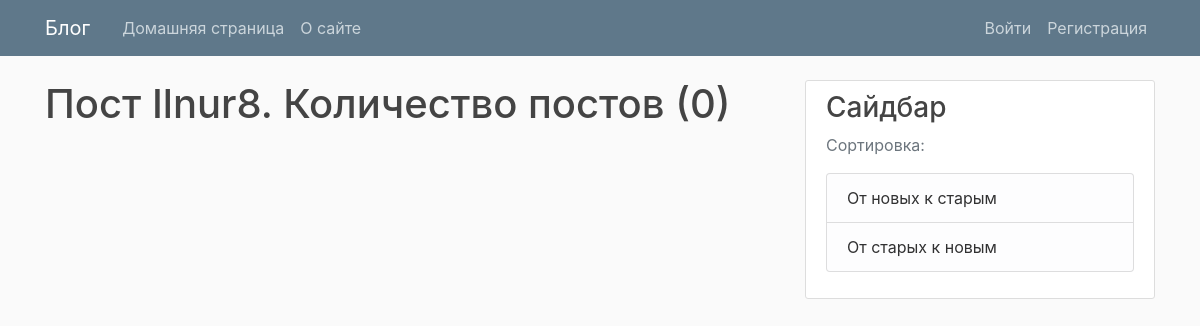
Page /user/Ilnur8 on the earlier database version.
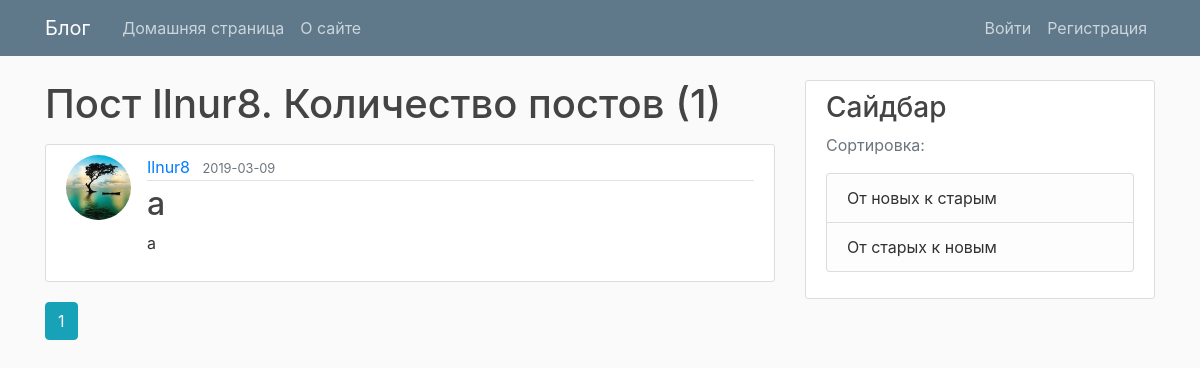
Same page on the later database version.
### main/models.py (models this page shows, shortened)
class Post(db.Model):
    id = db.Column(db.Integer, primary_key=True)
    title = db.Column(db.String(100), nullable=False)
    date_posted = db.Column(db.DateTime,
                            nullable=False, default=datetime.utcnow())
    content = db.Column(db.Text, nullable=False)
    user_id = db.Column(db.Integer, db.ForeignKey('user.id'), nullable=False)

class User(db.Model, UserMixin):
    id = db.Column(db.Integer, primary_key=True)
    username = db.Column(db.String(20), unique=True, nullable=False)
    email = db.Column(db.String(120), unique=True, nullable=False)
    image_file = db.Column(db.String(20),
                           nullable=False, default='default.jpg')
    password = db.Column(db.String(60), nullable=False)
    posts = db.relationship('Post', backref='author', lazy=True)

### main/users/routes.py (the view)
@users.route("/user/<string:username>")
def user_posts(username):
    page = request.args.get('page', 1, type=int)
    user = User.query.filter_by(username=username).first_or_404()
    posts = Post.query.filter_by(author=user)\
        .order_by(Post.date_posted.desc())\
        .paginate(page=page, per_page=5)
    return render_template('user_posts.html', posts=posts, user=user)

### main/templates/user_posts.html
{% extends "base.html" %}
{% block content %}
    <h1 class="mb-3">Пост {{ user.username }}. Количество постов ({{ posts.total }})</h1>
    {% for post in posts.items %}
        <article class="media content-section">
          <img class="rounded-circle article-img" src="{{ url_for('static', filename='profile_pics/' + post.author.image_file) }}">
          <div class="media-body">
            <div class="article-metadata">
              <a class="mr-2" href="{{ url_for('users.user_posts', username=post.author.username) }}">{{ post.author.username }}</a>
              <small class="text-muted">{{ post.date_posted.strftime('%Y-%m-%d') }}</small>
            </div>
            <h2><a class="article-title" href="{{ url_for('posts.post', post_id=post.id) }}">{{ post.title }}</a></h2>
            <p class="article-content">{{ post.content }}</p>
          </div>
        </article>
    {% endfor %}
    {% for page_num in posts.iter_pages(left_edge=1, right_edge=1, left_current=1, right_current=2) %}
      {% if page_num %}
        {% if posts.page == page_num %}
          <a class="btn btn-info mb-4" href="{{ url_for('users.user_posts', username=user.username, page=page_num) }}">{{ page_num }}</a>
        {% else %}
          <a class="btn btn-outline-info mb-4" href="{{ url_for('users.user_posts', username=user.username, page=page_num) }}">{{ page_num }}</a>
        {% endif %}
      {% else %}
        ...
      {% endif %}
    {% endfor %}
{% endblock content %}

Differences in the rows shown:
added Post: image_file (picture), author.username "Ilnur8", date_posted "2019-03-09", title "a", content "a"
Other differences:
{{ posts.total }}: "0" → "1"
new list line: "1"
